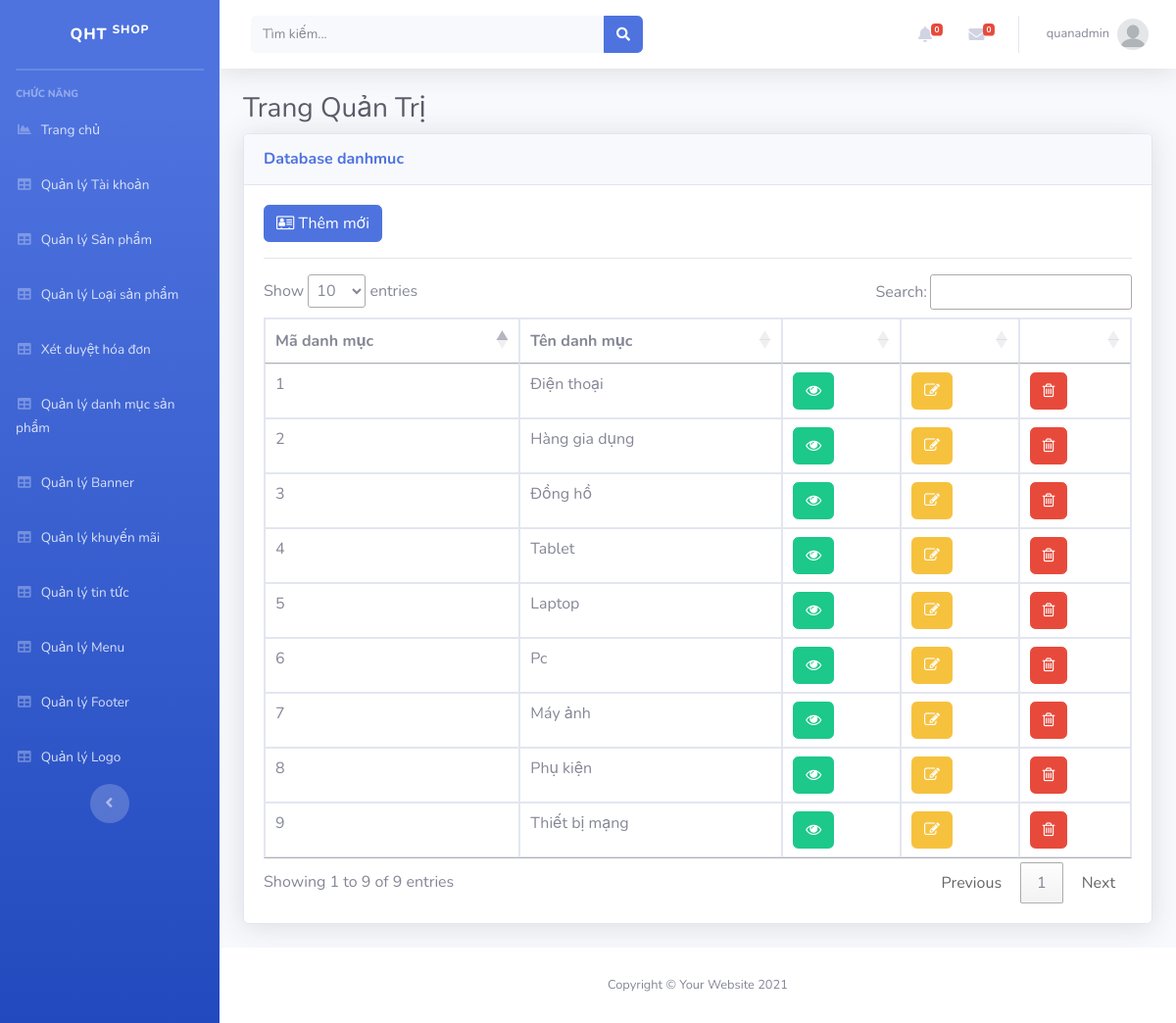
/Admin/index.php?mod=danhmuc (signed in), run on the app's committed database.
### tables this page shows
CREATE TABLE `danhmuc` (
  `MaDM` int(11) NOT NULL,
  `TenDM` varchar(255) DEFAULT NULL,
  `IconDM` varchar(30) NOT NULL
);

### Admin/MVC/controllers/DanhmucController.php (called while the page is built, shortened)
<?php
class DanhmucController
{
	var $danhmuc_model;
	function __construct()
	{
		$this->danhmuc_model = new Danhmuc();
	}
	public function list()
	{
		$data = $this->danhmuc_model->All();
		require_once("MVC/Views/Admin/index.php");
	}
}

### Admin/MVC/Models/connection.php (called while the page is built, shortened)
<?php
    class Connection{
        function __construct()
        {
            $severname ="localhost";
            $username ="root";
            $password ="";
            $db_name ="wiroshop";
            $this->conn = new mysqli($severname,$username,$password,$db_name);
        }
    }
?>

### Admin/MVC/Models/model.php (called while the page is built, shortened)
<?php
require_once("connection.php");
class Model
{
    var $table;
    var $contens;
    function __construct()
    {
        $conn_obj = new Connection();
        $this->conn = $conn_obj->conn;
    }
    function All()
    {
        $query = "select * from $this->table ORDER BY $this->contens DESC ";
        require("result.php");
        return $data;
    }
}

### Admin/MVC/Models/result.php (called while the page is built)
<?php
$result = $this->conn->query($query);
$data = array();
while ($row = $result->fetch_assoc()) {
    $data[] = $row;
}
?>

### Admin/MVC/Views/danhmuc/list.php (the view, shortened to what this page needs)
<?php if (isset($_SESSION['isLogin_Admin']) && $_SESSION['isLogin_Admin'] == true) { ?>
<a href="?mod=danhmuc&act=add" type="button" class="btn btn-primary"><i class="fa fa-address-card-o" aria-hidden="true"></i>&nbsp;Thêm mới</a>
<?php } ?>
<hr>
<table class="table table-bordered" id="dataTable" width="100%" cellspacing="0">
  <thead>
    <tr>
      <th scope="col">Mã danh mục</th>
      <th scope="col">Tên danh mục</th>
      <th scope="col"></th>
      <th scope="col"></th>
      <th scope="col"></th>
    </tr>
  </thead>
  <tbody>
    <?php foreach ($data as $row) { ?>
      <tr>
        <td><?= $row['MaDM'] ?></td>
        <td><?= $row['TenDM'] ?></td>
        <td>
          <a href="?mod=danhmuc&act=detail&id=<?= $row['MaDM'] ?>" class="btn btn-success"><i class="fa fa-eye" aria-hidden="true"></i></a>
        </td>
        <td>
          <?php if (isset($_SESSION['isLogin_Admin']) && $_SESSION['isLogin_Admin'] == true) { ?>
          <a href="?mod=danhmuc&act=edit&id=<?= $row['MaDM'] ?>" class="btn btn-warning"><i class="fa fa-pencil-square-o" aria-hidden="true"></i></a>
          <?php }?>
        </td>
        <td>
          <?php if (isset($_SESSION['isLogin_Admin']) && $_SESSION['isLogin_Admin'] == true) { ?>
          <a href="?mod=danhmuc&act=delete&id=<?= $row['MaDM'] ?>" onclick="return confirm('Bạn có thật sự muốn xóa ?');" type="button" class="btn btn-danger"><i class="fa fa-trash-o" aria-hidden="true"></i></a>
          <?php }?>
        </td>
      </tr>
    <?php } ?>
</table>

### data on the page
danhmuc: MaDM "9", TenDM "Thiết bị mạng"
danhmuc: MaDM "8", TenDM "Phụ kiện"
danhmuc: MaDM "7", TenDM "Máy ảnh"
danhmuc: MaDM "6", TenDM "Pc"
danhmuc: MaDM "5", TenDM "Laptop"
danhmuc: MaDM "4", TenDM "Tablet"
danhmuc: MaDM "3", TenDM "Đồng hồ"
danhmuc: MaDM "2", TenDM "Hàng gia dụng"
danhmuc: MaDM "1", TenDM "Điện thoại"

### other printed values
$_SESSION['login']['TaiKhoan'] "quanadmin"
$mod "danhmuc"
